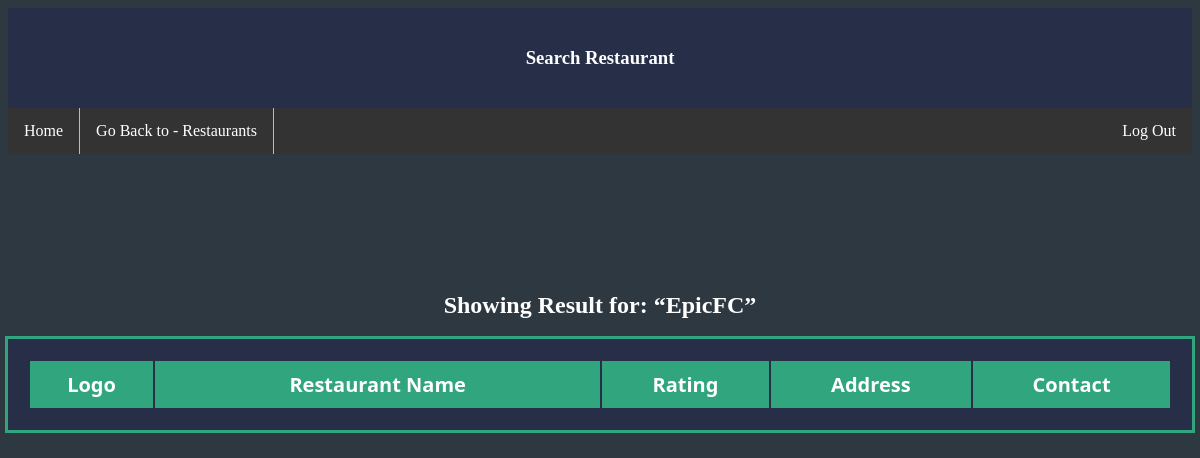
Before: /admin/searchpage.php?param1=EpicFC (signed in) with the older database file.
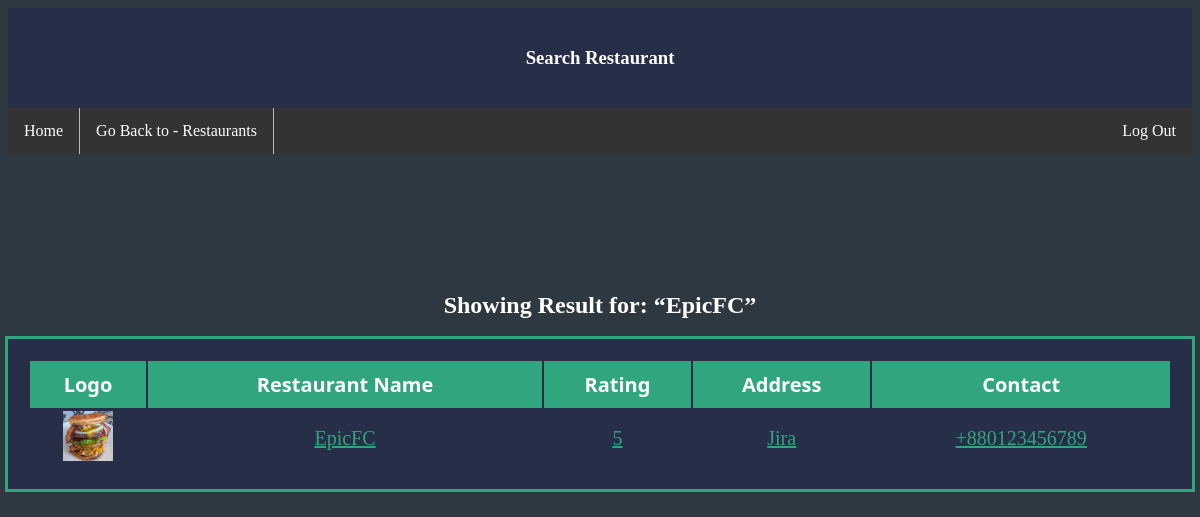
After: the same page with the newer database file.
### tables this page shows
CREATE TABLE `restaurants` (
  `restaurant_id` int NOT NULL,
  `restaurant_name` varchar(26) NOT NULL,
  `restaurant_rating` float DEFAULT '0',
  `restaurant_address` varchar(50) DEFAULT NULL,
  `restaurant_logo` varchar(300) DEFAULT '../restaurants/default.jpg',
  `restaurant_contact` varchar(15) DEFAULT NULL,
  `restaurant_bg` varchar(300) DEFAULT NULL
);

### admin/searchpage.php (the view, shortened to what this page needs)
<?php
if (isset($_SESSION['username']) && isset($_SESSION['role']) && isset($_SESSION['user_id']) && !empty($_SESSION['username']) && !empty($_SESSION['role']) && !empty($_SESSION['user_id'])) {
    if ($_SESSION['role'] == 'admin') {
?>
<!DOCTYPE html>
<html lang="en">
<head>
    <link rel="stylesheet" href="../css/style.css">
</head>
<body>
    <div class="dahsboard_heading">
        <h3>Search Restaurant</h3>
    </div>
    <ul>
        <li><a href="../login">Home</a></li>
        <li><a href="restaurants">Go Back to - Restaurants</a></li>
        <li style="float:right"><a href="../logout.php">Log Out</a></li>
    </ul>
    <?php
            include '../config.php';
            if (isset($_GET['param1']) && !empty($_GET['param1'])) {
            ?>
    <div class="dashboard_background" style="display:flex; flex-direction: column; justify-content: start; align-items:center; color:#ffffff">
        <h2>Showing Result for: <q><b><?php echo $_GET['param1'] ?></b></q></h2>
        <table style="width:100%" class="table_design">
            <thead>
                <tr>
                    <th>Logo</th>
                    <th>Restaurant Name</th>
                    <th>Rating</th>
                    <th>Address</th>
                    <th>Contact</th>
                </tr>
            </thead>
            <tbody>
                <?php
                            try {
                                $dbcon = new PDO("mysql:host=$dbserver:$dbport;dbname=$db;", "$dbuser", "$dbpass");
                                $dbcon->setAttribute(PDO::ATTR_ERRMODE, PDO::ERRMODE_EXCEPTION);
                                $searchval = $_GET['param1'];
                                $sqlquery = "";
                                if (!empty($searchval)) {
                                    $sqlquery = "SELECT * FROM restaurants where restaurant_name LIKE '%$searchval%'";
                                }
                                try {
                                    $returnval = $dbcon->query($sqlquery);
                                    $productstable = $returnval->fetchAll();
                                    foreach ($productstable as $row) {
                            ?>
                <tr>
                    <td><a href="restaurant?id=<?php echo $row['restaurant_id'] ?>"><img src="<?php echo $row['restaurant_logo'] ?>" alt="<?php echo $row['restaurant_name'] ?>" height="50px" width="50px"></a></td>
                    <td><a href="restaurant?id=<?php echo $row['restaurant_id'] ?>"><?php echo $row['restaurant_name'] ?></a></td>
                    <td><a href="restaurant?id=<?php echo $row['restaurant_id'] ?>"><?php echo $row['restaurant_rating'] ?></a></td>
                    <td><a href="restaurant?id=<?php echo $row['restaurant_id'] ?>"><?php echo $row['restaurant_address'] ?></a></td>
                    <td><a href="restaurant?id=<?php echo $row['restaurant_id'] ?>"><?php echo $row['restaurant_contact'] ?></a></td>
                </tr>
                <?php
                                    }
                                } catch (PDOException $ex) {
                                    ?>
                <tr>
                    <td colspan="5">Data read error ... ...</td>
                </tr>
                <?php
                                }
                            } catch (PDOException $ex) {
                                ?>
                <tr>
                    <td colspan="5">Data read error ... ...</td>
                </tr>
                <?php
                            }
                            ?>
            </tbody>
        </table>
    </div>
    <?php
            } else {
            ?>
    <script>
        window.location.assign('restaurants.php');
    </script>
    <?php
            }
            ?>
</body>
</html>
<?php
    } else {
    ?>
<script>
    window.location.assign('../login.php');
</script>
<?php
    }
} else {
    ?>
<script>
    window.location.assign('../login.php');
</script>
<?php
}
?>

### css/style.css (style rules this page uses)
th { font-size: 20px; font-family: "Segoe UI"; background-color: #31A57D; color: white; padding: 10px 0; }
thead { margin-bottom: 20px; }
table { outline-style: solid; }
td { text-align: center; font-size: 20px; margin-top: 100px; }
ul { list-style-type: none; margin: 0; padding: 0; overflow: hidden; background-color: #333; }
li { display: inline; float: left; border-right: 1px solid #bbb; }
li:last-child { border-right: none; }
li a { display: block; color: white; text-align: center; padding: 14px 16px; text-decoration: none; }
.dahsboard_heading { display: flex; height: 100px; width: 100%; justify-content: center; align-items: center; background-color: #272E48; color: white; }
.table_design { padding: 20px 20px; color: #31A57D; background-color: #272E48; margin-right: 20%; margin-left: 20%; height: fit-content; }
a { color: #31A57D; }
.dashboard_background { display: flex; padding-top: 10%; width: 100%; height: 100%; justify-content: center; }
html { height: 100vh; }
body { height: 80%; background: #2E3841; }
h3 { color: white; }

Changed rows visible on the page:
added restaurants: restaurant_logo (picture), restaurant_name "EpicFC", restaurant_rating "5", restaurant_address "Jira", restaurant_contact "+880123456789"
